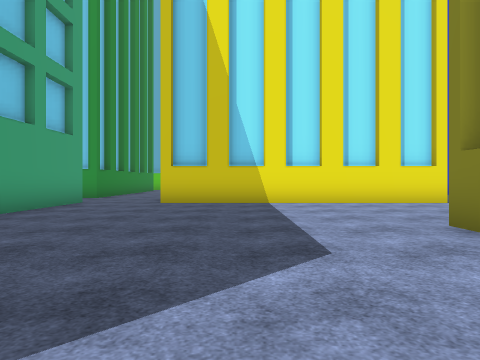
view 1 (above)

23 first-person views from a walk through a Unity game level. The camera is 1.2 m above the floor, looks level and sees 70° across. The floor is counted in squares, 2 m on a side. Each view is taken from the middle of a square. On the plan, view 1 faces up. The plan holds only what a view shows up to about 10 squares ahead; the rest is blank. The place goes on beyond the plan. Some surface patterns are stand-ins.

view 2
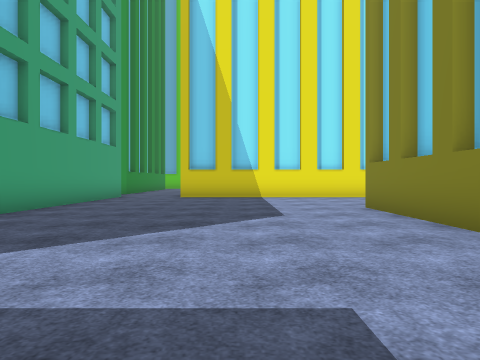

view 3
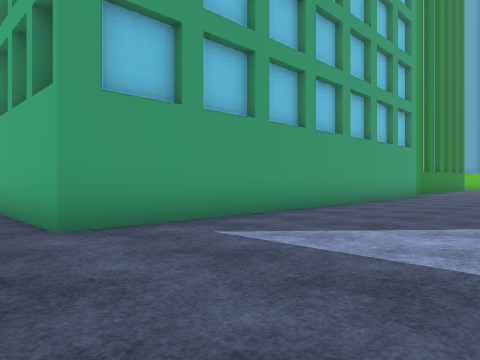

view 4
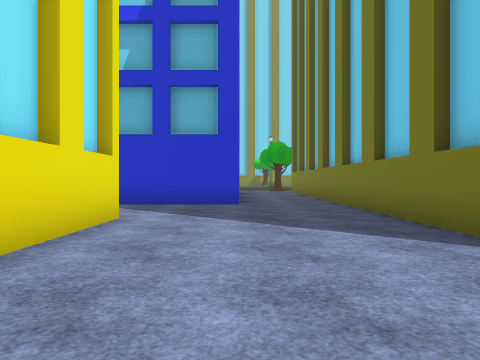

view 5
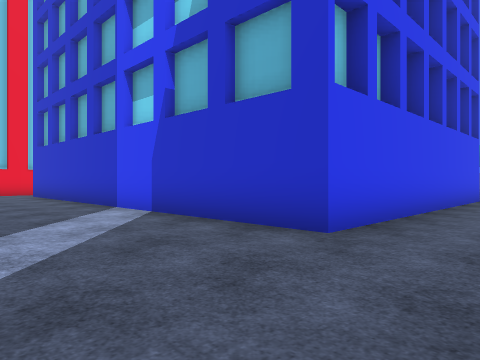

view 6
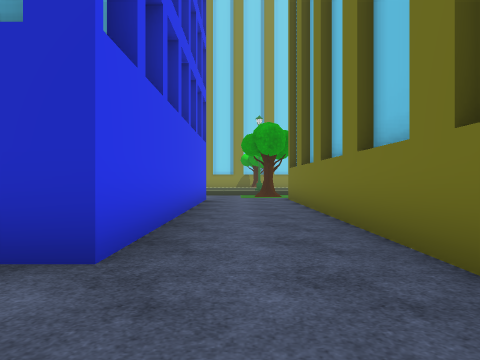

view 7
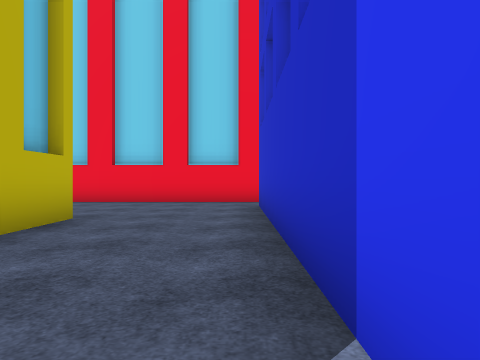

view 8
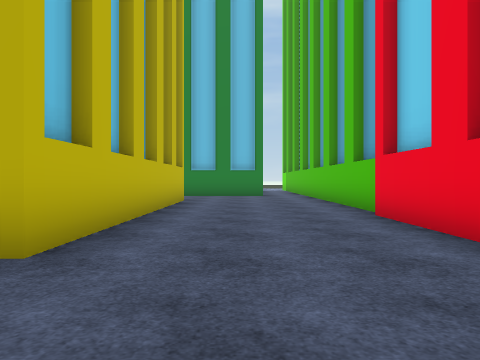

view 9
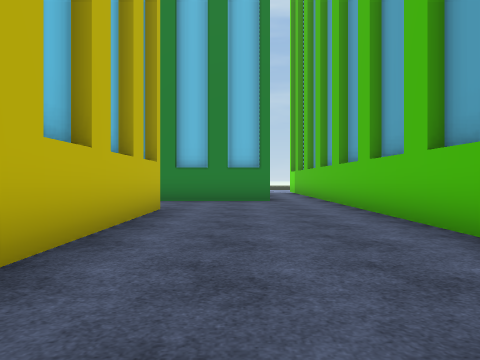

view 10
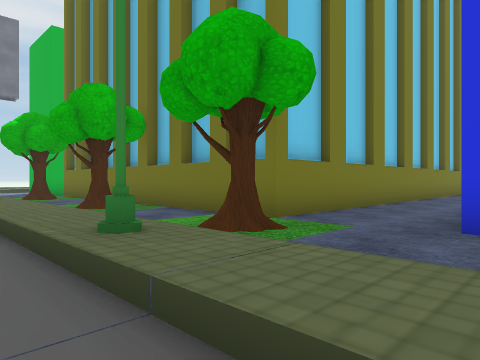

view 11
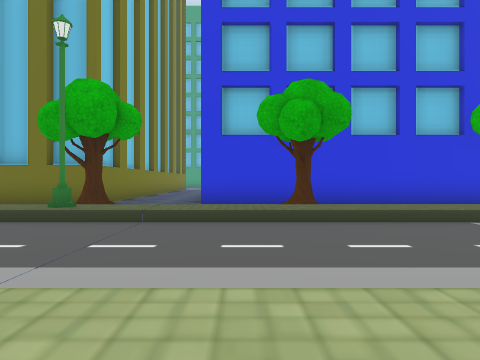

view 12
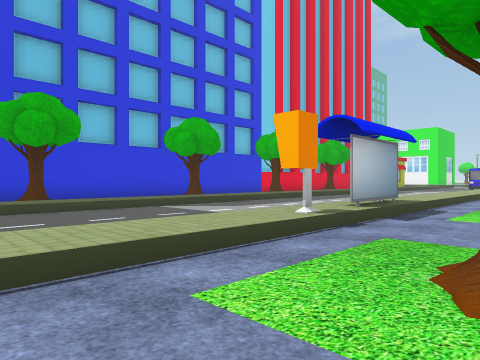

view 13
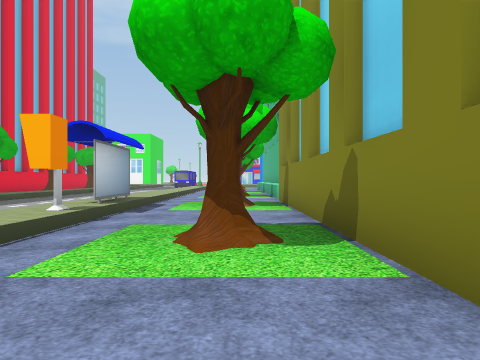

view 14
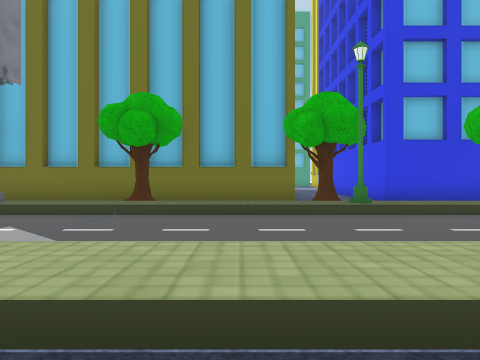

view 15
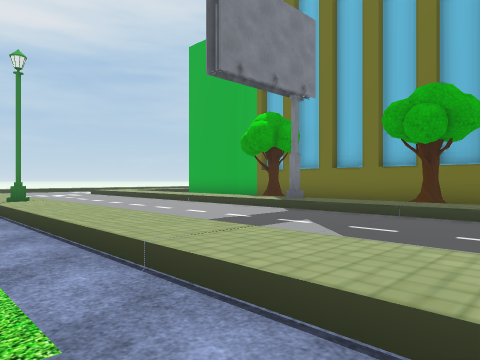

view 16
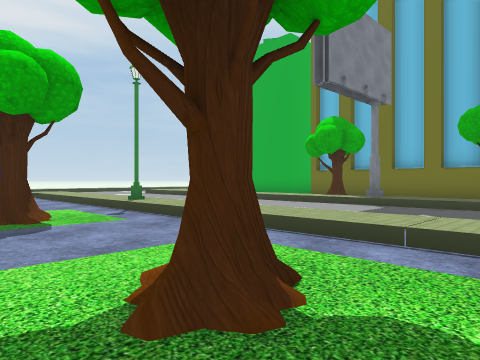

view 17
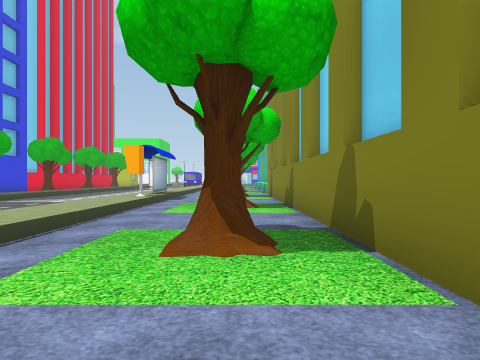

view 18
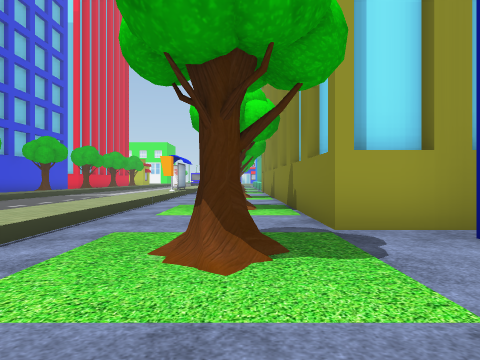

view 19
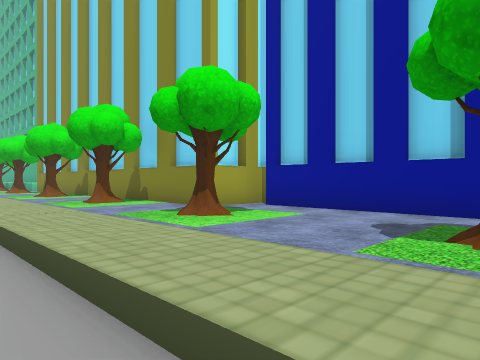

view 20
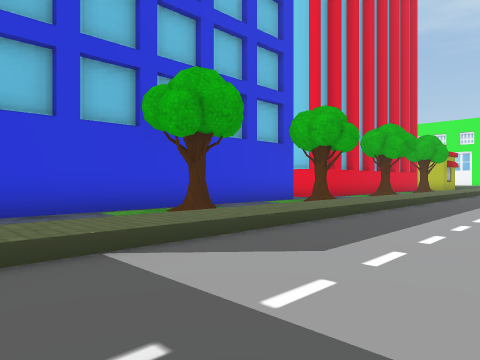

view 21
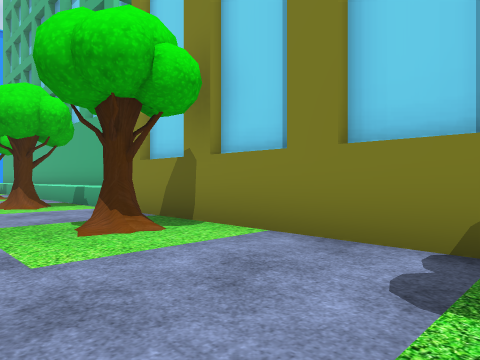

view 22
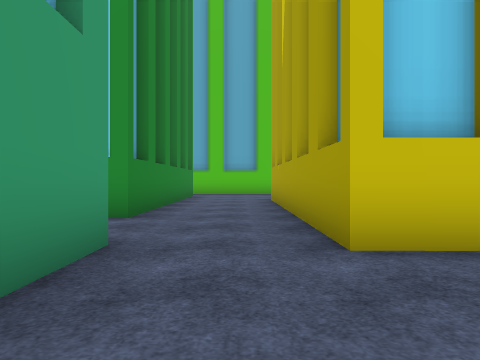

view 23
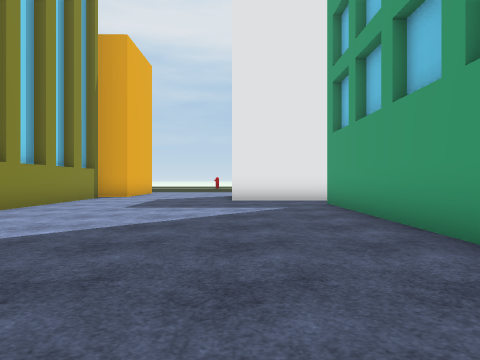

### Floor plan
Key: @ floor where view 1 was taken; # wall or solid block; x gap in a wall; . main floor; : floor 0.25 m higher than the main floor; / step, stairs or slope; T tree; S streetlight; B billboard; P phone; O other object.
Columns run from 7 left of view 1 to 29 right of it. Each row starts with its distance up from view 1.
 21   ###############          /.      .#
 20   ..............          //.      .#
 19   #.............#         //.      .#
 18   #.............#      #.T//.. //.T.#
 17   #.............#      #. //.. :/...
 16   #..########...#      #. //.. :/..#
 15   #..#      #...#      #. //.. :/..#
 14   #..#       ...#      #.T//.. O/.T#
 13   #..#       ...#      #..//...O/..#
 12   #..#       ...#      #. //...x/..#
 11   ...#       ...#      #. //...P/..#
 10   ...#       ...#      #  //...:/..#
  9   #..########...#      # T//...:/.T#
  8   #.............#      #  //...:/..#
  7   #.............########..//...:/..#
  6   #.......................//...:/..#
  5   #......................T/S...:/.T#
  4   #.......##############..//...:/..#
  3   #.......#            #..//...:/..##
  2   #.......#            #..//...:/...#
  1   #.......#            #.T//...:/.T..
  0   #....@..#            # ///...:/....
 -1   #.......#            # .//...:/....
 -2 ###.......#            #../B...:/....
 -3  .........#            # ///...:/....
 -4   ####....#            # T//...:/.T

Where each view was taken, in squares from view 1:
view 1: 0 up, 0 right, facing up
view 2: 3 down, 0 right, facing up
view 3: 4 down, 0 right, facing up-left
view 4: 7 up, 0 right, facing right
view 5: 5 up, 5 right, facing up-right
view 6: 6 up, 6 right, facing right
view 7: 11 up, 8 right, facing up
view 8: 18 up, 8 right, facing left
view 9: 18 up, 5 right, facing left
view 10: 8 up, 21 right, facing down-left
view 11: 8 up, 25 right, facing left
view 12: 7 up, 27 right, facing up-left
view 13: 6 up, 27 right, facing up
view 14: 3 up, 26 right, facing left
view 15: 3 up, 26 right, facing down-left
view 16: 2 up, 28 right, facing down-left
view 17: 2 up, 27 right, facing up
view 18: 2 down, 27 right, facing up
view 19: 4 down, 23 right, facing up-right
view 20: 10 up, 23 right, facing up-left
view 21: 10 up, 25 right, facing up-right
view 22: 6 up, 3 left, facing up
view 23: 6 up, 2 left, facing down
